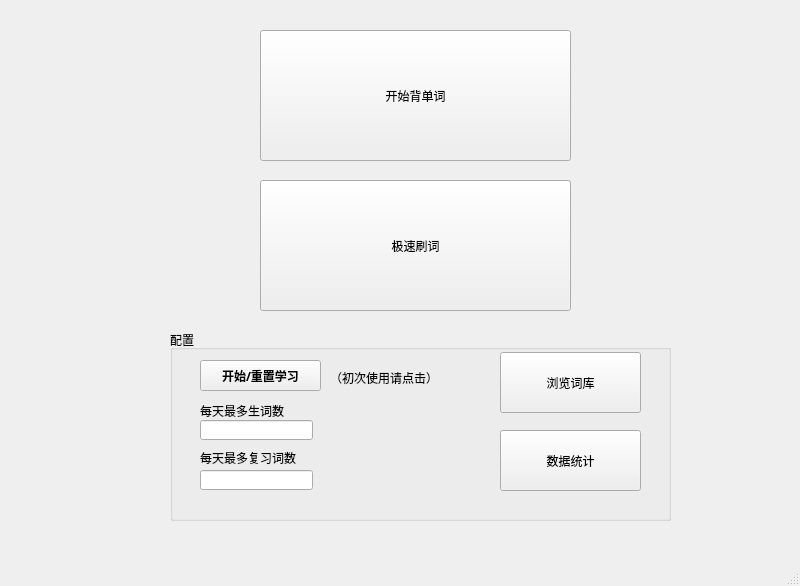
<?xml version="1.0" encoding="UTF-8"?>
<ui version="4.0">
 <class>Function</class>
 <widget class="QMainWindow" name="Function">
  <property name="geometry">
   <rect>
    <x>0</x>
    <y>0</y>
    <width>800</width>
    <height>586</height>
   </rect>
  </property>
  <property name="windowTitle">
   <string>Vograver</string>
  </property>
  <property name="windowIcon">
   <iconset>
    <normaloff>english.png</normaloff>english.png</iconset>
  </property>
  <widget class="QWidget" name="centralwidget">
   <widget class="QPushButton" name="start">
    <property name="geometry">
     <rect>
      <x>260</x>
      <y>30</y>
      <width>311</width>
      <height>131</height>
     </rect>
    </property>
    <property name="text">
     <string>开始背单词</string>
    </property>
   </widget>
   <widget class="QPushButton" name="quickstart">
    <property name="geometry">
     <rect>
      <x>260</x>
      <y>180</y>
      <width>311</width>
      <height>131</height>
     </rect>
    </property>
    <property name="text">
     <string>极速刷词</string>
    </property>
   </widget>
   <widget class="QGroupBox" name="groupBox">
    <property name="geometry">
     <rect>
      <x>170</x>
      <y>330</y>
      <width>501</width>
      <height>191</height>
     </rect>
    </property>
    <property name="title">
     <string>配置</string>
    </property>
    <widget class="QLabel" name="label">
     <property name="geometry">
      <rect>
       <x>30</x>
       <y>70</y>
       <width>171</width>
       <height>21</height>
      </rect>
     </property>
     <property name="text">
      <string>每天最多生词数</string>
     </property>
    </widget>
    <widget class="QLabel" name="label_2">
     <property name="geometry">
      <rect>
       <x>30</x>
       <y>120</y>
       <width>141</width>
       <height>16</height>
      </rect>
     </property>
     <property name="text">
      <string>每天最多复习词数</string>
     </property>
    </widget>
    <widget class="QLineEdit" name="newwords">
     <property name="geometry">
      <rect>
       <x>30</x>
       <y>90</y>
       <width>113</width>
       <height>20</height>
      </rect>
     </property>
    </widget>
    <widget class="QLineEdit" name="reviewwords">
     <property name="geometry">
      <rect>
       <x>30</x>
       <y>140</y>
       <width>113</width>
       <height>20</height>
      </rect>
     </property>
    </widget>
    <widget class="QPushButton" name="scanwords">
     <property name="geometry">
      <rect>
       <x>330</x>
       <y>22</y>
       <width>141</width>
       <height>61</height>
      </rect>
     </property>
     <property name="text">
      <string>浏览词库</string>
     </property>
    </widget>
    <widget class="QPushButton" name="statwords">
     <property name="geometry">
      <rect>
       <x>330</x>
       <y>100</y>
       <width>141</width>
       <height>61</height>
      </rect>
     </property>
     <property name="text">
      <string>数据统计</string>
     </property>
    </widget>
    <widget class="QPushButton" name="resetdata">
     <property name="geometry">
      <rect>
       <x>30</x>
       <y>30</y>
       <width>121</width>
       <height>31</height>
      </rect>
     </property>
     <property name="font">
      <font>
       <family>宋体</family>
       <weight>75</weight>
       <bold>true</bold>
      </font>
     </property>
     <property name="focusPolicy">
      <enum>Qt::StrongFocus</enum>
     </property>
     <property name="text">
      <string>开始/重置学习</string>
     </property>
    </widget>
    <widget class="QLabel" name="label_3">
     <property name="geometry">
      <rect>
       <x>160</x>
       <y>40</y>
       <width>111</width>
       <height>16</height>
      </rect>
     </property>
     <property name="font">
      <font>
       <weight>50</weight>
       <bold>false</bold>
      </font>
     </property>
     <property name="text">
      <string>（初次使用请点击）</string>
     </property>
     <property name="textFormat">
      <enum>Qt::AutoText</enum>
     </property>
    </widget>
   </widget>
  </widget>
  <widget class="QMenuBar" name="menubar">
   <property name="geometry">
    <rect>
     <x>0</x>
     <y>0</y>
     <width>800</width>
     <height>21</height>
    </rect>
   </property>
  </widget>
  <widget class="QStatusBar" name="statusbar"/>
 </widget>
 <resources/>
 <connections/>
 <slots>
  <signal>startwords(QWidget)</signal>
  <signal>quickstartwords()</signal>
 </slots>
</ui>
